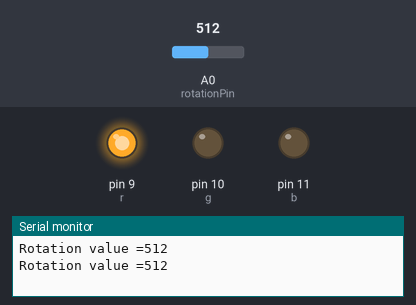
This sketch was run on a simulated Arduino Uno, built with avr-gcc and run on an emulated ATmega328P. Shown: output pins drawn as LEDs (lit = HIGH), the last lines printed to the serial monitor. Inputs (shaded band) come from the test bench; at power-on: A0 (rotationPin) = 512.

Above: at 4.9 s.
5.0 s: A0 (rotationPin) set to 900
At 7.5 s:
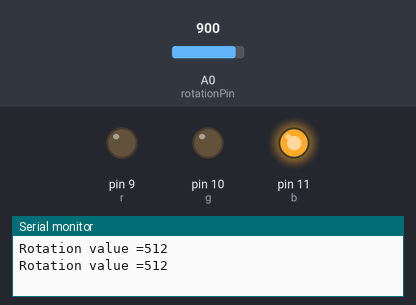
10.2 s: A0 (rotationPin) set to 511
15.4 s: A0 (rotationPin) set to 0
At 18.4 s:
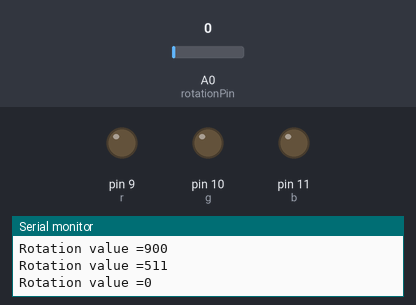
20.6 s: A0 (rotationPin) set to 122
At 26.3 s:
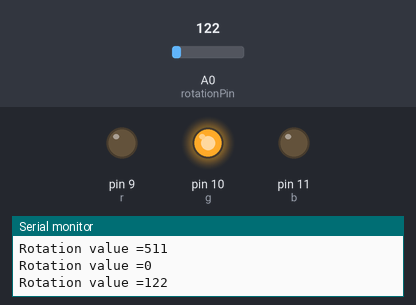
Timing chart, 0 to 26.8 s (numbered marks = the images above; inputs shaded):
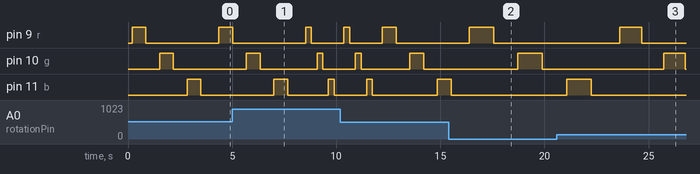

The sketch:

lab_3_level_21.ino
```cpp
//lab 3
//level 2
//NAME : Pranav Bhavsar
//date : 2023-01-26

int rotationPin = A0; //The rotation sensor is plugged into pin A0 of the Arduino.
int value =0; //Used to store data from sensor.
int r =9; //red
int g =10; //green
int b =11; //blue
void setup() { //The Setup function runs once.
Serial.begin(9600); //This will enable the Arduino to send data to the Serial
//monitor.

pinMode(rotationPin,INPUT);
  pinMode(r,OUTPUT);
  pinMode(g,OUTPUT);
  pinMode(b,OUTPUT);

}
void loop() { //The loop function runs forever.
value = analogRead(rotationPin);
int dd = (1023-value)+150;//Read the value from the light sensor and store it
//in the lightData variable.
Serial.print("Rotation value =");
Serial.println(value); //Print the data to the serial port.
delay(200);


  //red

  digitalWrite(r,HIGH);
  delay(dd);
  digitalWrite(r,LOW);
  delay(dd);

  //green
  digitalWrite(g,HIGH);
  delay(dd);
  digitalWrite(g,LOW);
  delay(dd);

  //blue
  digitalWrite(b,HIGH);
  delay(dd);
  digitalWrite(b,LOW);
  delay(dd);
}
```

Measured:
- after the input at 15.4 s, pin 11 (b): goes on until 15.5 s, then stays LOW
- after the input at 20.6 s, pin 10 (g): LOW → HIGH after 5.1 s instead of 5.4 s
